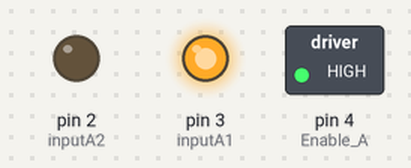
Simulated run of this sketch. Board: Arduino Uno, built with avr-gcc and run on an emulated ATmega328P. Parts: switched loads named in the sketch (green lamp = pin HIGH), output pins drawn as LEDs (lit = HIGH).

Above: at 0.1 s.
At 3.1 s:
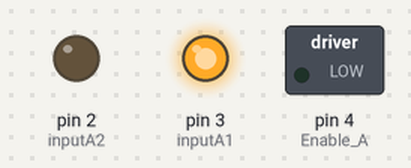
At 9.1 s:
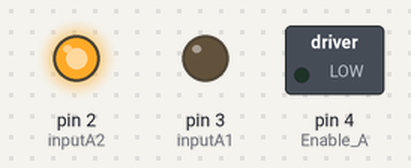
At 17.2 s:
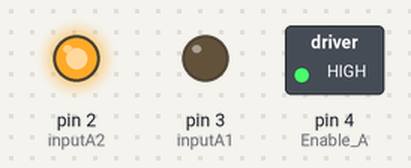
Timing chart, 0 to 18.7 s (numbered marks = the images above):
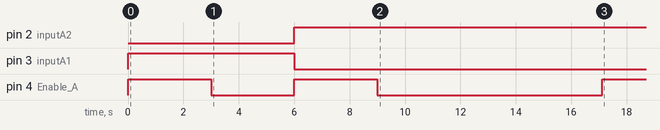

Measured:
- by itself, pin 2 (inputA2): LOW → HIGH at 6.0 s
- by itself, pin 3 (inputA1): LOW → HIGH at 0.00 s, → LOW 6.0 s later
- by itself, pin 4 (Enable_A): goes HIGH 3.0 s, LOW 3.0 s, HIGH 3.0 s, LOW 8.1 s, then HIGH

The sketch:

hardware_interaction_temp.ino
```cpp
const int Enable_A = 4;

const int inputA1 = 3;
const int inputA2 = 2;

void setup()
{
    pinMode(Enable_A, OUTPUT);

    pinMode(inputA1, OUTPUT);
    pinMode(inputA2, OUTPUT);
}
void loop()
{
    //----Enable output A-----//
    digitalWrite(Enable_A, HIGH);

    //----------Run motor-----------//
    digitalWrite(inputA1, HIGH);
    digitalWrite(inputA2, LOW);

    delay(3000);
    //-------Disable Motor----------//
    digitalWrite(Enable_A, LOW);
    delay(3000);
    //-------Reverse Motor----------//
    digitalWrite(Enable_A, HIGH);

    digitalWrite(inputA1, LOW);
    digitalWrite(inputA2, HIGH);

    delay(3000);
    //-------Disable Motor----------//
    digitalWrite(Enable_A, LOW);

    delay(3000);
    //----------Speed rise----------//
    for (int i = 0; i < 1024; i++)
    {
        analogWrite(Enable_A, i);

        delay(40);
    }
    //----------Speed fall----------//
    for (int j = 1024; j > 0; j--)
    {
        analogWrite(Enable_A, j);

        delay(40);
    }
    //-------Disable Motor----------//
    digitalWrite(Enable_A, LOW);

    delay(3000);
}
```
